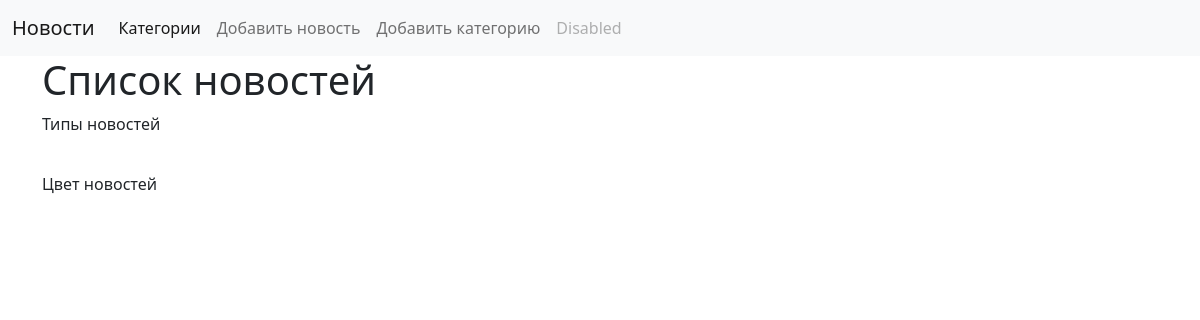
The page /news/ on the database as committed earlier.
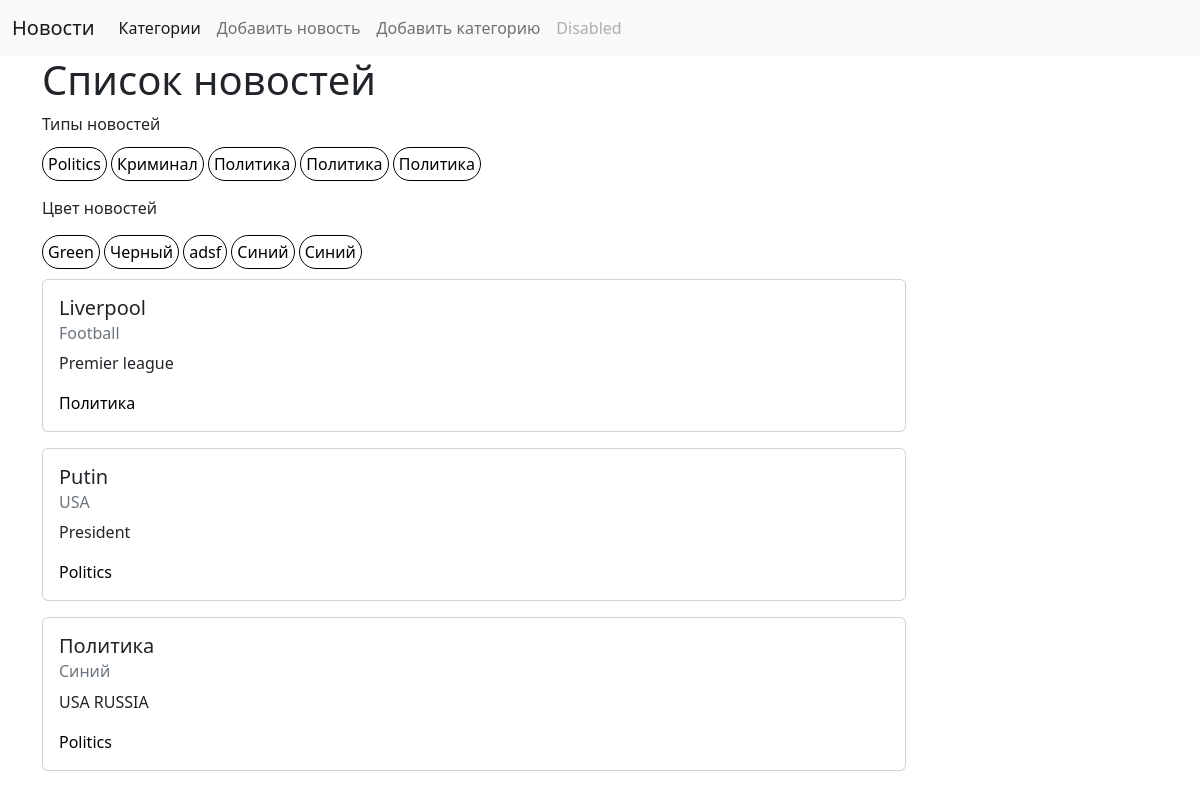
The same page on the database as committed later.
### colorNews/models.py (models this page shows, shortened)
class Type(models.Model):
    title = models.CharField(max_length=150, db_index=True, verbose_name='Тип новости', blank=True)
    color = models.CharField(max_length=20, db_index= True, verbose_name='Цвет')
    def __str__(self):
        return self.title
    class Meta:
        verbose_name = 'Тип'
        verbose_name_plural='Типы новостей'
        ordering = ['title']

class News(models.Model):
    title = models.CharField(max_length=200,verbose_name='Название')
    shortDescription = models.TextField(blank=True, verbose_name='Краткое описание')
    fullDescription = models.TextField(blank=True, verbose_name='Описание')
    newsType = models.ForeignKey('Type', on_delete= models.PROTECT, verbose_name='Тип')
    class Meta:
        verbose_name = 'Новость'
        verbose_name_plural='Новости'

### colorNews/views.py (the view)
# urls.py: path('', index, name = 'home'),
def index(request):
    news = News.objects.all()
    types = Type.objects.all()
    context = {
        'news':news,
        'title':'Список новостей',
        'types':types
    }
    return render(request,'news/index.html', context)

### colorNews/templates/news/index.html (shortened to what this page needs)
<!doctype html>
<html lang="en">
  <head>
    <link href="https://cdn.jsdelivr.net/npm/bootstrap@5.2.1/dist/css/bootstrap.min.css" rel="stylesheet">
  </head>
  <body>
    <nav class="navbar navbar-expand-lg bg-light">
        <div class="container-fluid">
          <a class="navbar-brand" href="{% url 'home' %}">Новости</a>
          <div class="collapse navbar-collapse" id="navbarNav">
            <ul class="navbar-nav">
              <li class="nav-item">
                <a class="nav-link active" aria-current="page" href="#">Категории</a>
              </li>
              <li class="nav-item">
                <a class="nav-link" href="#">Добавить новость</a>
              </li>
              <li class="nav-item">
                <a class="nav-link" href="#">Добавить категорию</a>
              </li>
              <li class="nav-item">
                <a class="nav-link disabled">Disabled</a>
              </li>
            </ul>
          </div>
        </div>
      </nav>
      <div class="container">
            <h1>{{title}}</h1>
            <div class="row">
              <div>
                <p>
                  <a>Типы новостей</a>
                </p>
              </div>
                <div">
                {% for type in types %}
                    <a href="{% url 'type' type.pk %}", style="border: 1px solid black;
                    padding: 5px; border-radius: 30px; text-decoration:none; color: black;">{{type.title}}</a>
                {% endfor %}
                </div>
                <div style="margin-top: 20px;">
                  <p>
                    <a>Цвет новостей</a>
                  </p>
                </div>
                <div style="margin-top: 20px">
                {% for type in types %}
                    <a href="{% url 'type' type.pk %}", style="border: 1px solid black;
                    padding: 5px; border-radius: 30px; text-decoration:none; color: black;">{{type.color}}</a>
                {% endfor %}
                </div>
                <div class="col-md-12", style="margin-top:15px">
                {% for item in news %}
                <div class="card mb-3" style="width: 54rem;">
                    <div class="card-body">
                      <h5 class="card-title">{{item.title}}</h5>
                      <h6 class="card-subtitle mb-2 text-muted">{{item.shortDescription}}</h6>
                      <p class="card-text">{{item.fullDescription}}</p>
                      <a class="card-link" style="text-decoration: none; color: black;">{{item.newsType}}</a>
                    </div>
                  </div>
                {% endfor %}
            </div>
            </div>
</body>
</html>

Rows that differ between the two databases and show on the page:
added Type: title "Politics", color "Green"
added Type: title "Криминал", color "Черный"
added Type: title "Политика", color "adsf"
added Type: title "Политика", color "Синий"
added Type: title "Политика", color "Синий"
added News: title "Liverpool", shortDescription "Football", fullDescription "Premier league", newsType "Политика"
added News: title "Putin", shortDescription "USA", fullDescription "President", newsType "Politics"
added News: title "Политика", shortDescription "Синий", fullDescription "USA RUSSIA", newsType "Politics"
